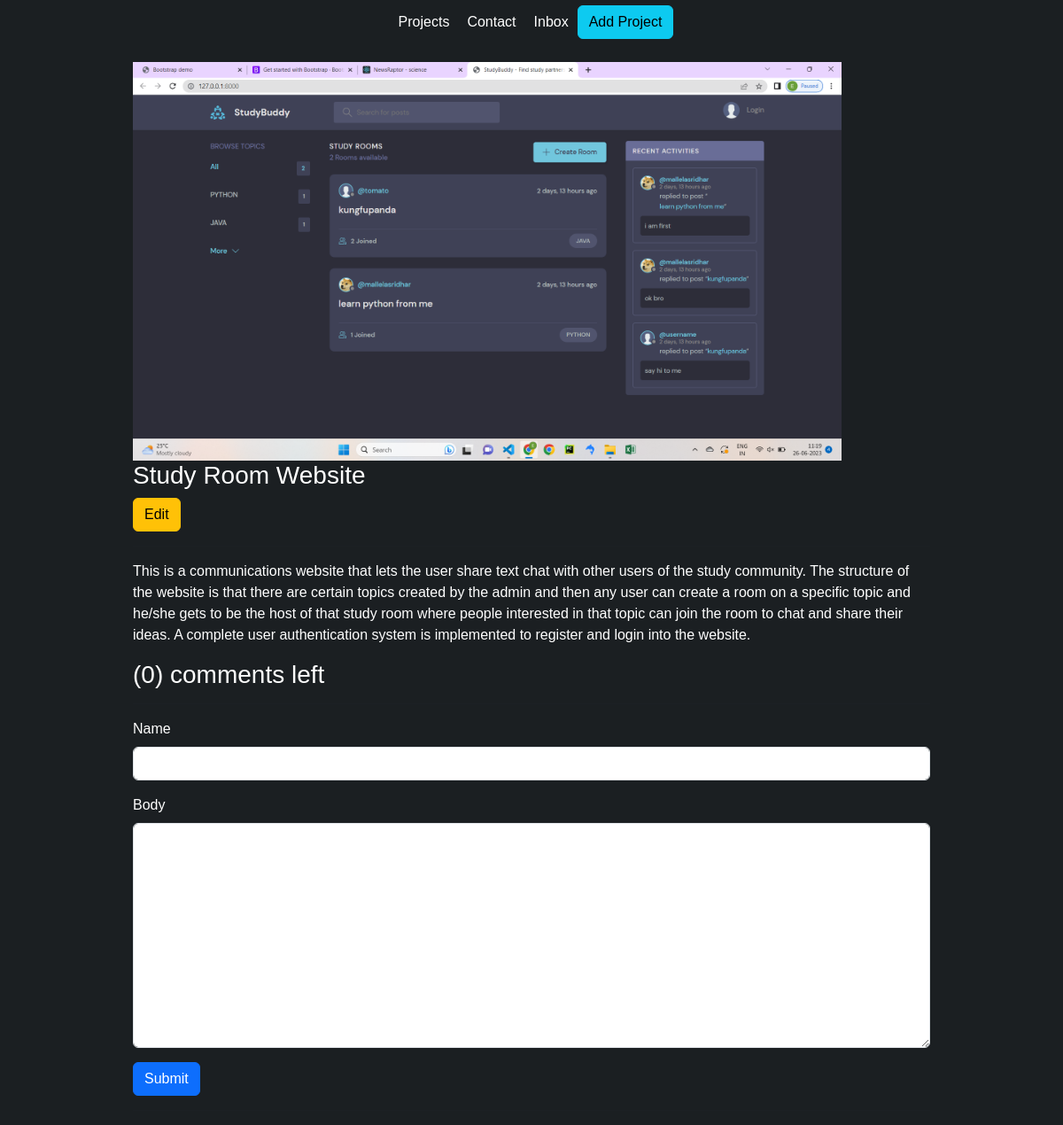
Screenshot of /project/2 with the database file from the repository.
### base/models.py (models this page shows, shortened)
class Project(models.Model):
    title = models.CharField(max_length=200, null=True)
    thumbnail = models.ImageField(null=True, blank=True)
    body = RichTextUploadingField(null=True, blank=True)
    slug = models.SlugField(null=True, blank=True)
    created = models.DateTimeField(auto_now_add=True)

### base/views.py (the view)
# urls.py: path('project/<str:pk>', views.projectPage, name="project"),
def projectPage(request, pk):
    project = Project.objects.get(id=pk)
    count = project.comments_set.count()
    comments = project.comments_set.all().order_by('-created')
    form = CommentForm()
    if request.method == 'POST':
        form = CommentForm(request.POST)
        if form.is_valid():
            comment = form.save(commit=False)
            comment.project = project
            comment.save()
    context = {'project': project, 'count': count, 'comments': comments, 'form': form}
    return render(request, 'base/project.html', context)

### base/forms.py
class CommentForm(ModelForm):
    class Meta:
        model = Comments
        fields = ['name', 'body']
    def __init__(self, *args, **kwargs):
        super(CommentForm, self).__init__(*args, **kwargs)
        self.fields['name'].widget.attrs.update({'class': 'form-control'})
        self.fields['body'].widget.attrs.update({'class': 'form-control'})

### base/templates/base/project.html (shortened to what this page needs)
{% extends 'base/index.html' %}
{% load static %}
{% block content %}
<div class="container">
    <div class="project-container">
        <img src="{{project.thumbnail.url}}" class="project--image">
        <h3 class="text-white">{{project.title}}</h3>
        {% if request.user.is_authenticated %}
        <a href="{% url 'edit-project' project.id %}" class="btn btn-warning">Edit</a>
        {% else %}
        <a href="" class="btn btn-warning">Edit</a>
        {% endif %}
        <hr>
        <p class="text-white">{{project.body|safe}}</p>
        <div class="comments-container">
            <h3 class="text-white">({{count}}) comments left</h3>
            <hr>
            <form method="POST">
                {% for field in form %}
                    <div class="mb-3 text-white">
                        <label for="exampleInputPassword1" class="form-label">{{field.label}}</label>
                        {{field}}
                    </div>
                {% endfor %}
                <input type="submit" value="Submit" class="btn btn-primary">
            </form>
            <hr>
        </div>
    </div>
</div>
{% endblock %}

### static/styles/main.css (style rules this page uses)
body { background-color: #1b1f22; font-family: sans-serif; }
.project--image { max-width: 800px; margin-top: 20px; }

### base/templates/base/project.html (style rules this page uses)
.project-container { max-width: 900px; margin: 0 auto; }

### rows the page displays
Project: thumbnail (picture), title "Study Room Website", body "This is a communications website that lets the user share text chat with other users of the study community. The structure of the website is that there are certain topics created by the admin and then any user can create a room on a specific topic and he/she gets to be the host of that study room where people interested in that topic can join the room to chat and share their ideas. A complete user authentication system is implemented to register and login into the website."

### other values shown
{{ count }} "0"
{{ field.label }} "Name" "Body"
